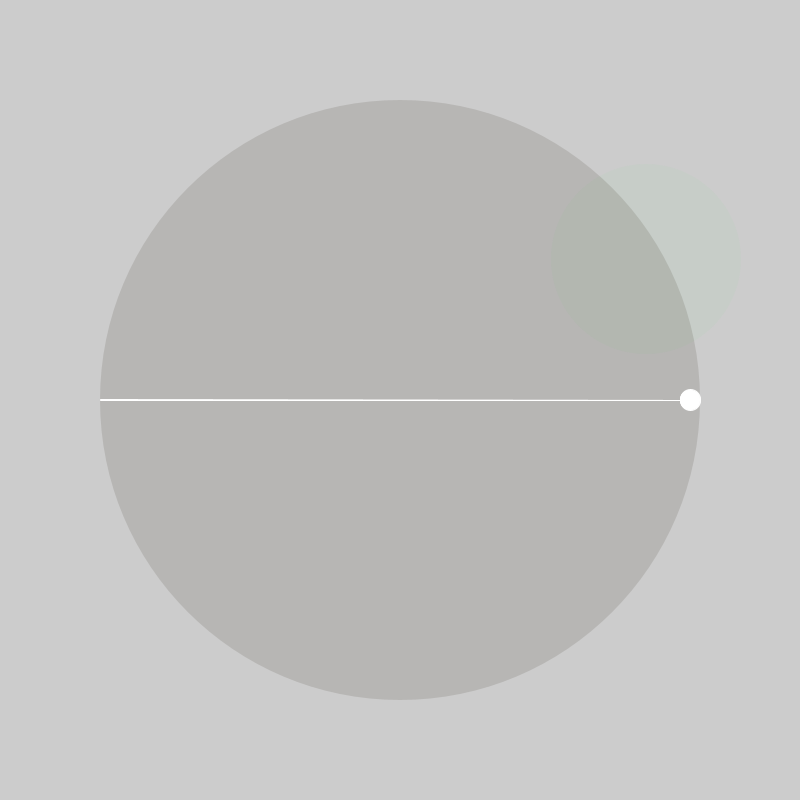
Frame 1 (no input)
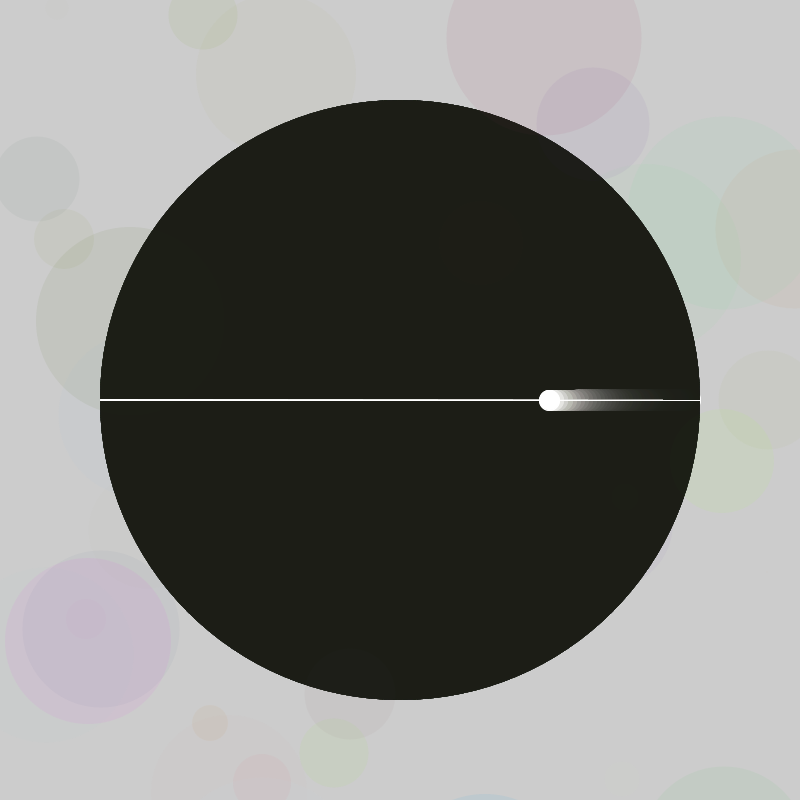
Frame 60 (the mouse pressed at the canvas centre just before this capture)
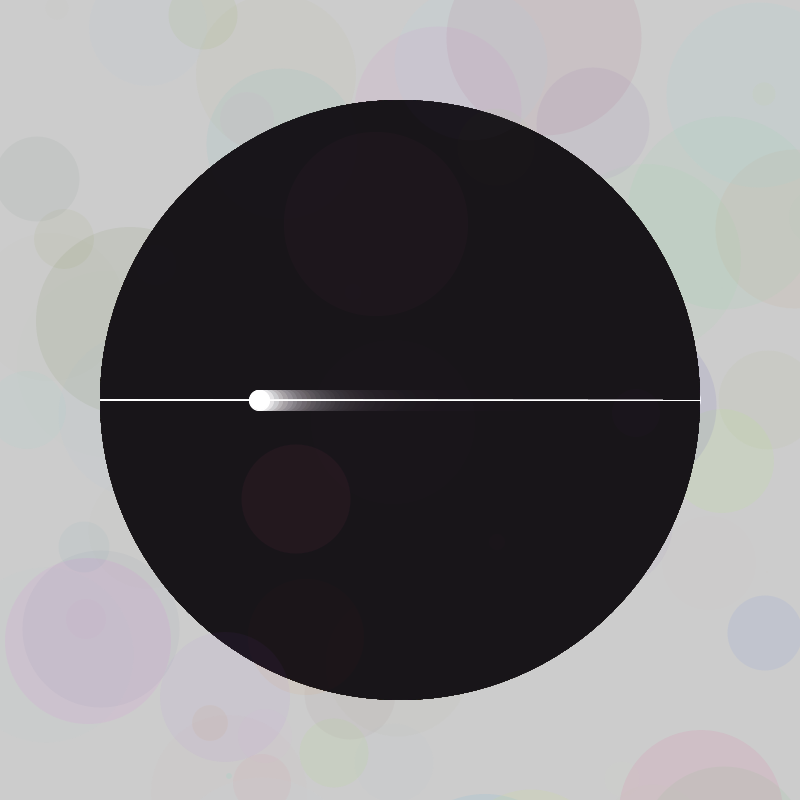
Frame 120 (the mouse held since frame 60 and released just before this capture)

The Processing sketch that drew these frames (run headless with seeded random() and noise(); from frame 60 on, the mouse is pressed at the canvas centre):

// Processing sketch: circles_within_circle_art
// ── circles_within_circle_art.pde
int x,y,w;
int X,Y,W;
boolean showline = true;
void setup(){
  size(800,800);
  frameRate(1000);
  X = width/2;
  Y = height/2;
  W = 600;
}
int smw = 10;
int angle = 0;
float[] increments = new float[]{180,90,45,22.5, 11.25};
int increment_index = 0;
void draw(){
  x = int(random(1000));
  y = int(random(1000));
  w = int(random(200));
  noStroke();
  fill(int(random(255)),int(random(255)),int(random(255)),int(random(20)));
  circle(x,y,w);
  
  
  fill(int(random(50)), int(random(50)), int(random(50)),30);
  noStroke();
  circle(X, Y, W);
  stroke(255);
  for(float i = 0; i < 360; i += increments[increment_index]){
    float xr = W/2*cos(radians(i));
    float yr = W/2*sin(radians(i));
    if(showline)
      line(X + xr,Y + yr, X - xr, Y - yr);
    fill(255);
    circle(X + ((W/2-smw))*cos(radians(i))*cos(radians(angle+i)), Y - (W/2-smw)*sin(radians(i))*cos(radians(angle+i)),20);
  }
  
  angle += 1;
}

void keyPressed() {
    if (key == CODED) {
      if (keyCode == UP && increment_index < increments.length - 1)
        increment_index += 1;
      else if(keyCode == DOWN && increment_index > 0)
        increment_index -= 1;
      keyPressed=false;
    }
    else if(key == 'h'){
        showline = !showline;
      }
}
